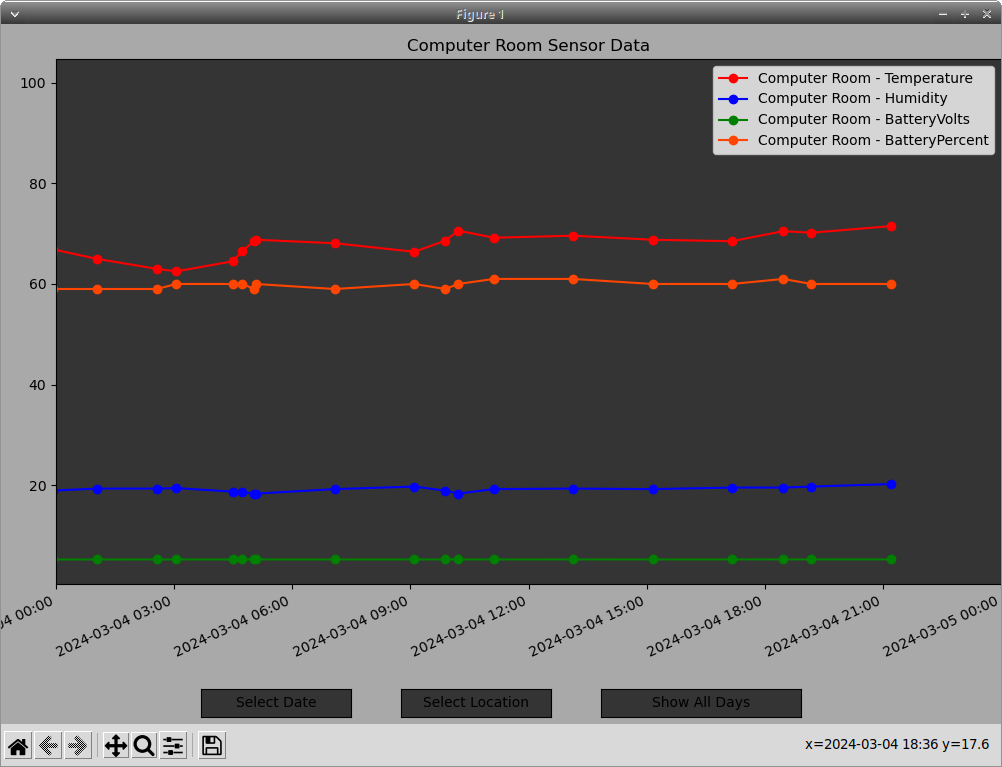

This figure's Python source:
#!/usr/bin/env python3
import sys
from tkinter import Toplevel, StringVar, ttk
import pandas as pd
#import numpy as np
import matplotlib.pyplot as plt
from matplotlib.widgets import Button
from matplotlib.dates import DateFormatter
from tkcalendar import Calendar

# Check if CSV filename is provided as a command-line argument
if len(sys.argv) != 2:
    print(f"Usage: {sys.argv[0]} <csv_filename>")
    sys.exit(1)

# Extract command-line argument
csv_filename = sys.argv[1]

# Load your CSV data
try:
    df = pd.read_csv(
        csv_filename, parse_dates=["Timestamp"], date_format="%Y-%m-%d %H:%M:%S"
    )
    df.set_index("Timestamp", inplace=True)
except Exception as e:
    print(f"Error loading CSV file: {e}")
    sys.exit(1)

current_location = df["Sensor Location"].unique()[0]

# Get unique sensor locations
sensor_locations = df["Sensor Location"].unique()

# Set the desired initial window size (width, height) in inches
initial_figsize = (10, 7)  # Adjust the values based on your preference

# Create the main plot window
fig_main, ax_main = plt.subplots(figsize=initial_figsize)

# Fine-tune the layout of the subplot to adjust the inside plot area
fig_main.subplots_adjust(left=0.055, right=1, bottom=0.2, top=0.95)

# Background color for the window area
fig_main.set_facecolor("darkgray")

# Background color for the plot area
ax_main.set_facecolor("#353434")

# Plot each sensor type with a specified color
lines = []
sensor_types = df["Sensor Type"].unique()
individual_colors = ["red", "blue", "green", "orangered"]
for i, sensor_type in enumerate(sensor_types):
    df_filtered_temp = df[df["Sensor Type"] == sensor_type]
    x = df_filtered_temp.index.values
    y = df_filtered_temp["Sensor Value"].values
    (line,) = ax_main.plot(
        x, y, marker="o", label=f"{sensor_type}", color=individual_colors[i]
    )
    lines.append(line)

# Format the timestamp on the x-axis
date_form = DateFormatter("%Y-%m-%d %H:%M")
ax_main.xaxis.set_major_formatter(date_form)

# Increase the bottom margin to accommodate the angled timestamps
plt.subplots_adjust(bottom=0.2)

# Initialize selected_date as a list to allow modification within the set_date function
selected_date = [df.index.min()]

# Function to update the main plot based on the selected date
def update_date():
    ax_main.set_xlim(
        selected_date[0], selected_date[0] + pd.Timedelta(days=1)
    )  # Adjust the duration as needed
    fig_main.canvas.draw_idle()

# Function to reset zoom on "Home" button press
def reset_zoom_all_days(event):
    ax_main.relim()
    ax_main.autoscale_view()
    ax_main.set_xlim(df.index.min(), df.index.max())  # Set limits to include all days
    fig_main.canvas.draw_idle()

# Add annotation
annot = ax_main.annotate(
    "",
    xy=(0, 0),
    xytext=(20, 20),
    textcoords="offset points",
    bbox=dict(boxstyle="round", fc="w"),
)

# Function to open calendar dialog
def pick_date(event=None):  # Default event=None allows calling it without an event
    top = Toplevel()
    top.title("Date Selection")
    cal = Calendar(top, selectmode="day")
    cal.pack(padx=10, pady=10)

    # Function to set the selected date
    def set_date():
        selected_date[0] = pd.to_datetime(cal.get_date(), errors="coerce").date()
        update_date()
        top.destroy()

    ok_button = ttk.Button(top, text="OK", command=set_date)
    ok_button.pack(pady=10)

    # Function to update annotation on mouse hover
    def update_annot(event):
        if event.inaxes == ax_main:
            visible_lines = [line for line in lines if line.contains(event)[0]]
            if visible_lines:
                line = visible_lines[0]
                x, y = line.get_data()
                ind = line.contains(event)[1]["ind"][0]
                timestamp_str = pd.to_datetime(str(x[ind])).strftime("%Y-%m-%d %H:%M:%S")
                text = f"Date: {timestamp_str}\nValue: {y[ind]:.2f}"
                annot.xy = (x[ind], y[ind])
                annot.set_text(text)
                annot.set_visible(True)
                fig_main.canvas.draw_idle()
            else:
                annot.set_visible(False)
                fig_main.canvas.draw_idle()

    # Function to handle mouse motion
    def hover(event):
        update_annot(event)

    # Connect the hover function to the motion_notify_event
    fig_main.canvas.mpl_connect("motion_notify_event", hover)

    # Block execution until the calendar window is closed
    top.attributes('-topmost', True)
    top.grab_set()
    top.wait_window()

# Function to load chart data based on selected location
def load_chart_data(ax, sensor_location):
    df_filtered = df[df["Sensor Location"] == sensor_location]

    # Clear existing plots
    for line in lines:
        line.remove()

    lines.clear()

    # Plot each sensor type with a specified color
    for i, sensor_type in enumerate(sensor_types):
        df_filtered_temp = df_filtered[df_filtered["Sensor Type"] == sensor_type]
        x = df_filtered_temp.index.values
        y = df_filtered_temp["Sensor Value"].values
        (line,) = ax.plot(
            x,
            y,
            marker="o",
            label=f"{sensor_location} - {sensor_type}",
            color=individual_colors[i],
        )
        lines.append(line)

    # Update labels and title
    ax.set_title(f"{sensor_location} Sensor Data")

    # Redraw the legend
    leg = ax.legend()
    leg.set_draggable(True)

    # Update the plot
    fig_main.canvas.draw_idle()

# Function to handle "Select Location" button click
def select_location(event):
    # Open a dialog to pick a new location
    new_location = pick_location()
    if new_location is not None:
        # Load chart data for the new location
        load_chart_data(ax_main, new_location)

"""
# Function to handle "Show All Days" button click
def reset_zoom_all_days(event):
    ax_main.relim()
    ax_main.autoscale_view()
    ax_main.set_xlim(df.index.min(), df.index.max())  # Set limits to include all days
    fig_main.canvas.draw_idle()
"""

# Function to open a dialog for location selection
def pick_location():
    top = Toplevel()
    top.title("Select Location")
    label = ttk.Label(top, text="Choose a location:")
    label.pack(padx=10, pady=10)
    location_var = StringVar()

    # Use a Combobox to display unique values of "Sensor Location"
    location_combobox = ttk.Combobox(
        top, textvariable=location_var, values=tuple(sensor_locations), width=40, state="readonly"
    )
    location_combobox.pack(padx=10, pady=10)
    location_combobox.set(current_location)

    # Function to set the selected location
    def set_location():
        top.destroy()
        # Load chart data for the new location
        load_chart_data(ax_main, location_var.get())

    ok_button = ttk.Button(top, text="OK", command=set_location)
    ok_button.pack(pady=10)

    # Block execution until the location window is closed
    top.attributes('-topmost', True)
    top.grab_set()
    top.wait_window()

# Connect the custom "Select Location" button to the select_location function
select_location_ax = plt.axes([0.4, 0.01, 0.15, 0.04])
select_location_button = Button(select_location_ax,
                                "Select Location", color="#353434", hovercolor="blue")
select_location_button.on_clicked(select_location)
# Connect the custom "Show All Days" button to the reset_zoom_all_days function
home_ax = plt.axes([0.6, 0.01, 0.2, 0.04])
home_button = Button(home_ax, "Show All Days", color="#353434", hovercolor="green")
home_button.on_clicked(reset_zoom_all_days)

# Connect the custom "Select Date" button to the pick_date function
pick_date_ax = plt.axes([0.2, 0.01, 0.15, 0.04])
pick_date_button = Button(pick_date_ax, "Select Date", color="#353434", hovercolor="red")
pick_date_button.on_clicked(pick_date)

# Initialize the chart with the initial location
load_chart_data(ax_main, sensor_locations[0])

# Angle the bottom x-axis labels for better readability
for tick in ax_main.get_xticklabels():
    tick.set_rotation(25)
    tick.set_ha('right')


# Simulate "Select Date" button click before showing the main window
pick_date()

# Show the plot using plt.show() to launch the interactive window
plt.show()
